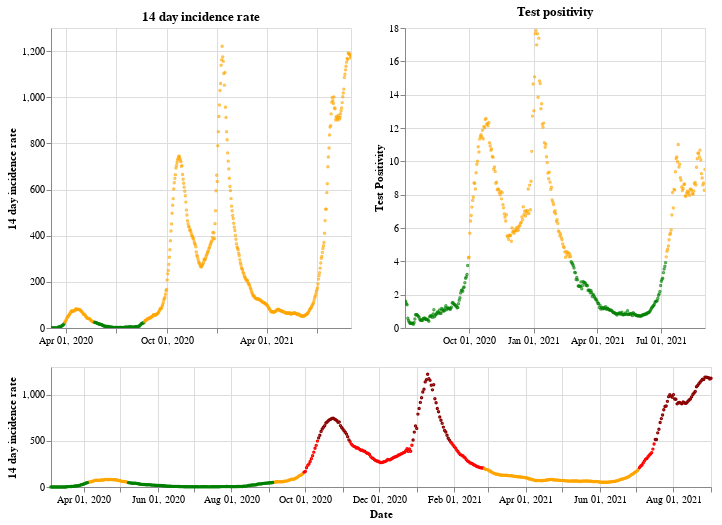

Write notebook code for a chart like this one.
### Markdown cell above
## Northern Ireland

### Code cell
plot_traffic_light('Northern Ireland')

### Figure 1 — Vega-Lite specification as saved in the notebook (floating-point values rounded to 4 significant figures; data arrays with more than 128 entries replaced by an {"elided": "..."} marker saying what was removed)
{"config": {"view": {"continuousWidth": 400, "continuousHeight": 300}}, "vconcat": [{"hconcat": [{"mark": {"type": "point", "size": 2}, "encoding": {"color": {"condition": {"value": "green", "test": "(datum.twoWeeklyCasesRate <= 25)"}, "value": "orange"}, "tooltip": [{"type": "nominal", "field": "areaName"}, {"type": "temporal", "field": "date"}, {"type": "quantitative", "field": "twoWeeklyCasesRate"}, {"type": "quantitative", "field": "testPositivity"}], "x": {"type": "temporal", "axis": {"title": ""}, "field": "date", "scale": {"domain": {"selection": "DateBrush"}}, "timeUnit": "yearmonthdate"}, "y": {"type": "quantitative", "axis": {"title": "14 day incidence rate"}, "field": "twoWeeklyCasesRate"}}, "title": "14 day incidence rate", "width": 300}, {"mark": {"type": "point", "size": 2}, "encoding": {"color": {"condition": {"value": "green", "test": "(datum.testPositivity <= 4)"}, "value": "orange"}, "tooltip": [{"type": "nominal", "field": "areaName"}, {"type": "temporal", "field": "date"}, {"type": "quantitative", "field": "twoWeeklyCasesRate"}, {"type": "quantitative", "field": "testPositivity"}], "x": {"type": "temporal", "axis": {"title": ""}, "field": "date", "scale": {"domain": {"selection": "DateBrush"}}, "timeUnit": "yearmonthdate"}, "y": {"type": "quantitative", "axis": {"title": "Test Positivity"}, "field": "testPositivity"}}, "title": "Test positivity", "width": 300}]}, {"layer": [{"mark": {"type": "point", "size": 2}, "encoding": {"color": {"condition": {"value": "orange", "test": "(((datum.testPositivity < 4) && (datum.twoWeeklyCasesRate >= 50)) && (datum.twoWeeklyCasesRate < 200))"}, "value": "red"}, "opacity": {"condition": {"value": 1, "test": "((datum.twoWeeklyCasesRate >= 50) && (datum.twoWeeklyCasesRate < 500))"}, "value": 0}, "tooltip": [{"type": "nominal", "field": "areaName"}, {"type": "temporal", "field": "date"}, {"type": "quantitative", "field": "twoWeeklyCasesRate"}, {"type": "quantitative", "field": "testPositivity"}], "x": {"type": "temporal", "axis": {"title": "Date"}, "field": "date", "timeUnit": "yearmonthdate"}, "y": {"type": "quantitative", "axis": {"title": "14 day incidence rate"}, "field": "twoWeeklyCasesRate"}}, "selection": {"DateBrush": {"type": "interval", "encodings": ["x"], "fields": ["Time"]}}}, {"mark": {"type": "point", "size": 2}, "encoding": {"color": {"value": "darkred"}, "opacity": {"condition": {"value": 1, "test": "(datum.twoWeeklyCasesRate >= 500)"}, "value": 0}, "tooltip": [{"type": "nominal", "field": "areaName"}, {"type": "temporal", "field": "date"}, {"type": "quantitative", "field": "twoWeeklyCasesRate"}, {"type": "quantitative", "field": "testPositivity"}], "x": {"type": "temporal", "axis": {"title": "Date"}, "field": "date", "timeUnit": "yearmonthdate"}, "y": {"type": "quantitative", "axis": {"title": "14 day incidence rate"}, "field": "twoWeeklyCasesRate"}}}, {"mark": {"type": "point", "size": 2}, "encoding": {"color": {"condition": {"value": "green", "test": "((datum.testPositivity < 4) && (datum.twoWeeklyCasesRate < 50))"}, "value": "orange"}, "opacity": {"condition": {"value": 1, "test": "(datum.twoWeeklyCasesRate < 50)"}, "value": 0}, "tooltip": [{"type": "nominal", "field": "areaName"}, {"type": "temporal", "field": "date"}, {"type": "quantitative", "field": "twoWeeklyCasesRate"}, {"type": "quantitative", "field": "testPositivity"}], "x": {"type": "temporal", "axis": {"title": "Date"}, "field": "date", "timeUnit": "yearmonthdate"}, "y": {"type": "quantitative", "axis": {"title": "14 day incidence rate"}, "field": "twoWeeklyCasesRate"}}}], "height": 120, "width": 660}], "data": {"name": "data-e8580879bb69b2a3b4adeff769fb7b27"}, "$schema": "https://vega.github.io/schema/vega-lite/v4.8.1.json", "datasets": {"data-e8580879bb69b2a3b4adeff769fb7b27": {"elided": "546 records"}}}
